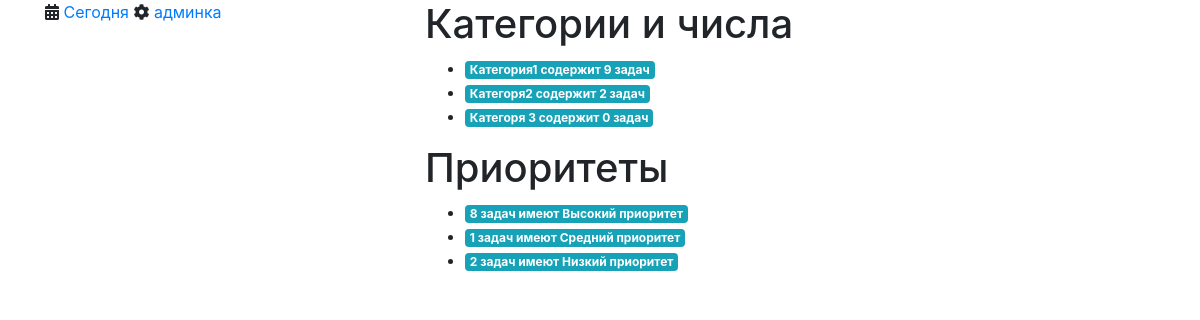
The page / on the database its author committed.
### tasks/models.py (models this page shows, shortened)
class Category(models.Model):
    slug = models.CharField(max_length=128)
    name = models.CharField(max_length=256)
    todos_count = models.PositiveIntegerField(default=0)
    class Meta:
        verbose_name = 'Категория'
        verbose_name_plural = 'Категории'

class Priority(models.Model):
    slug = models.CharField(max_length=128)
    name = models.CharField(max_length=256)
    priority_count = models.PositiveIntegerField(default=0)
    class Meta:
        verbose_name = 'Приоритет'
        verbose_name_plural = 'Приоритеты'

### tasks/views.py (the view)
# urls.py: path("", views.index, name="index"),
def index(request):
    from django.db.models import Count
    cat_counts = Category.objects.all()
    counts = {cc.slug: cc.todos_count for cc in cat_counts}
    pr_counts = Priority.objects.all()
    pcounts = {pp.slug: pp.priority_count for pp in pr_counts}
    print(pcounts)
    return render(request, "tasks/index.html", {"counts": counts, "pcounts": pcounts,})

### tasks/templates/tasks/index.html (shortened to what this page needs)
{% extends "base.html" %}
{% load static %}
{% block main_content %}
  <h1>Категории и числа</h1>
  <ul>
  {% for cat, count in counts.items %}
    <li><span class="badge badge-info">{{ cat }} содержит {{ count }} задач</span></li>
  {% empty %}
    <li>Список задач по категориям пуст. Попробуйте добавить их из админки</li>
  {% endfor %}
  </ul>
  <h1>Приоритеты</h1>
  <ul>
  {% for pr, count in pcounts.items %}
    <li><span class="badge badge-info">{{ count }} задач имеют {{ pr }}</span></li>
  {% empty %}
    <li>Список задач по категориям пуст. Попробуйте добавить их из админки</li>
  {% endfor %}
  </ul>
{% endblock %}

### templates/base.html (shortened to what this page needs)
<html>
  <head>
    <link rel="stylesheet" href="https://maxcdn.bootstrapcdn.com/bootstrap/4.0.0/css/bootstrap.min.css">
  <link rel="stylesheet" href="https://use.fontawesome.com/releases/v5.7.0/css/all.css">
  </head>
  <body>
    <div class="container">
      <div class="row">
        <div class="side_bar col">
          {% block side_bar %}
      <i class="fas fa-calendar-alt"></i>&nbsp;<a href='{% url 'tasks:date' %}'>Сегодня</a>
      <i class="fas fa-cog"></i>&nbsp;<a href='{% url 'admin:index' %}'>админка</a>
          {% endblock %}
        </div>
        <div class="main_content col-8">
          {% block main_content %}
          {% endblock %}
        </div>
      </div>
    </div>
  </body>
</html>

### rows shown on the page
Category: counts "Категория1"
Category: counts "Категоря2"
Category: counts "Категоря 3"
Priority: pcounts "Высокий приоритет"
Priority: pcounts "Средний приоритет"
Priority: pcounts "Низкий приоритет"

### other values the page prints
{{ count }} "9" "2" "0"
{{ count }} "8" "1" "2"
